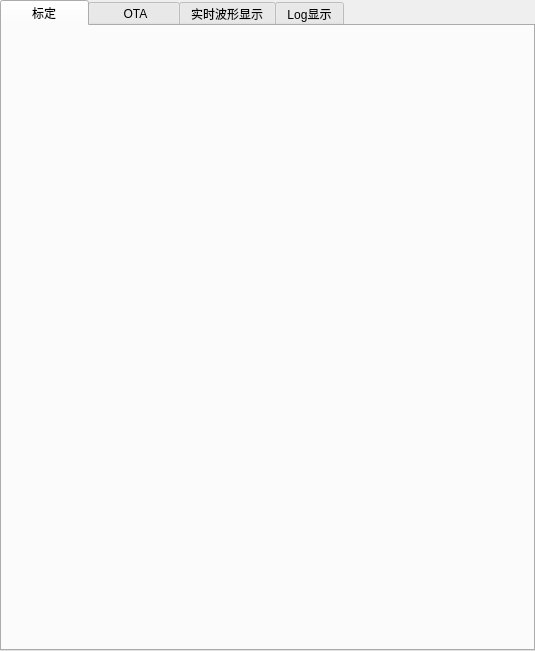
<?xml version="1.0" encoding="UTF-8"?>
<ui version="4.0">
 <class>OBNRealControlWidget</class>
 <widget class="QWidget" name="OBNRealControlWidget">
  <property name="geometry">
   <rect>
    <x>0</x>
    <y>0</y>
    <width>535</width>
    <height>651</height>
   </rect>
  </property>
  <property name="windowTitle">
   <string>Form</string>
  </property>
  <layout class="QGridLayout" name="gridLayout">
   <property name="leftMargin">
    <number>0</number>
   </property>
   <property name="topMargin">
    <number>0</number>
   </property>
   <property name="rightMargin">
    <number>0</number>
   </property>
   <property name="bottomMargin">
    <number>0</number>
   </property>
   <property name="spacing">
    <number>0</number>
   </property>
   <item row="0" column="0">
    <widget class="QTabWidget" name="tabWidget">
     <property name="styleSheet">
      <string notr="true"/>
     </property>
     <property name="currentIndex">
      <number>0</number>
     </property>
     <widget class="QWidget" name="tabCalibration">
      <attribute name="title">
       <string>      标定      </string>
      </attribute>
     </widget>
     <widget class="OBNLowerComputerOTA" name="tabOTA">
      <attribute name="title">
       <string>       OTA      </string>
      </attribute>
     </widget>
     <widget class="QWidget" name="tabWaveformDisplay">
      <attribute name="title">
       <string>实时波形显示</string>
      </attribute>
     </widget>
     <widget class="OBNLogVisualization" name="tabLogVisualization">
      <attribute name="title">
       <string>Log显示</string>
      </attribute>
     </widget>
    </widget>
   </item>
  </layout>
 </widget>
 <customwidgets>
  <customwidget>
   <class>OBNLowerComputerOTA</class>
   <extends>QWidget</extends>
   <header>obnlowercomputerota.h</header>
   <container>1</container>
  </customwidget>
  <customwidget>
   <class>OBNLogVisualization</class>
   <extends>QWidget</extends>
   <header>obnlogvisualization.h</header>
   <container>1</container>
  </customwidget>
 </customwidgets>
 <resources/>
 <connections/>
</ui>
